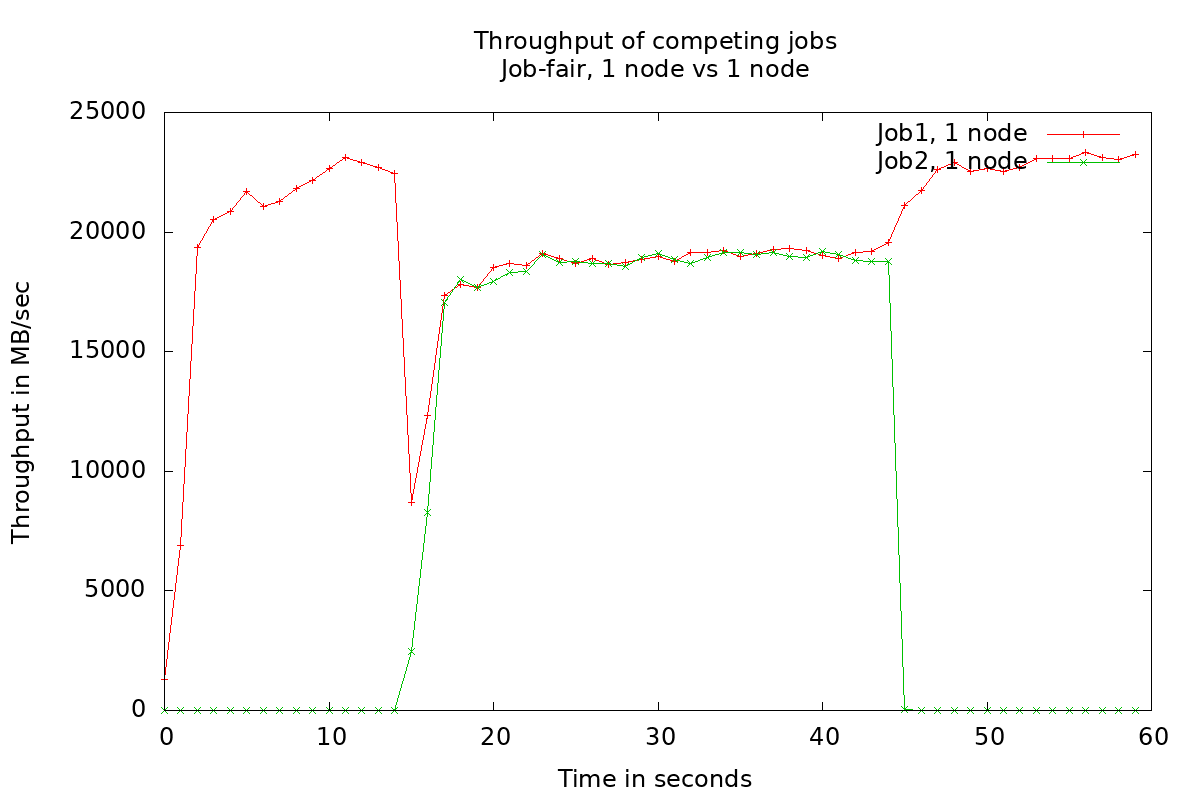

Recreate this plot in gnuplot.
set terminal png size 1200,800 font "Arial,18"
set output 'test.job-fair.1v1.png'

set xlabel "Time in seconds"
set ylabel "Throughput in MB/sec"
set title "Throughput of competing jobs\nJob-fair, 1 node vs 1 node"
plot \
     "test.job-fair.1v1.txt" using 1:2 title "Job1, 1 node" with linespoints, \
     "test.job-fair.1v1.txt" using 1:3 title "Job2, 1 node" with linespoints